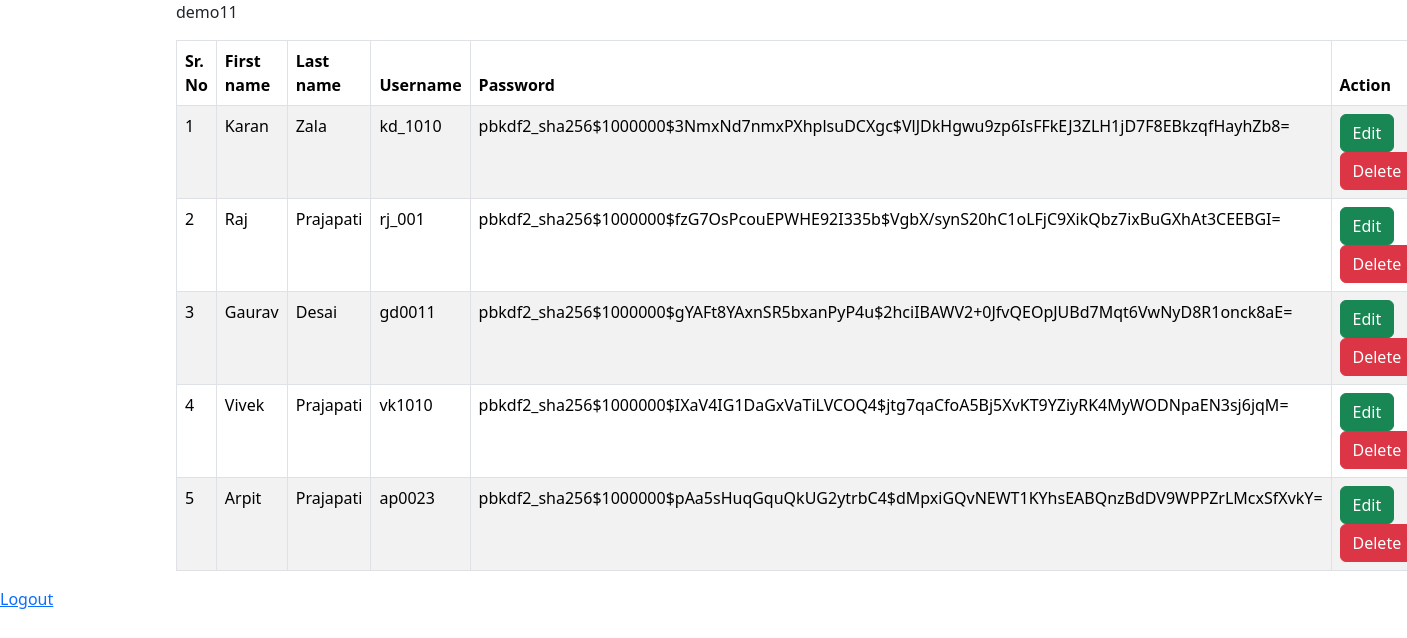
Page /category-show/ (signed in) on the committed database.
### category/models.py (models this page shows)
class Register(models.Model):
    first_name = models.CharField(max_length=200)
    last_name = models.CharField(max_length=200)
    username = models.CharField(max_length=200)
    password = models.CharField(max_length=200)
    created_at = models.DateTimeField(auto_now_add=True)

### category/views.py (the view)
# urls.py: path('category-show/', category_show),
def category_show(request):
    queryset = Register.objects.all()
    context = {'register' : queryset}
    if request.session.get('name'):
        return render(request, 'category_show.html', context)
    else:
        return redirect('/dd/')

### category/templates/category_show.html (shortened to what this page needs)
<!DOCTYPE html>
<html lang="en">
<head>
    <link href="https://cdn.jsdelivr.net/npm/bootstrap@5.3.6/dist/css/bootstrap.min.css" rel="stylesheet">
</head>
<body>
    <div class="main w-75 mx-auto">
        <p>{{request.session.name}}</p>
        <table class="table table-bordered table-striped table-hover">
            <thead>
                <tr>
                    <th>Sr. No</th>
                    <th>First name</th>
                    <th>Last name</th>
                    <th>Username</th>
                    <th>Password</th>
                    <th>Action</th>
                </tr>
            </thead>
            <tbody>
                {% for ctr in register %}
                <tr>
                    <td>{{forloop.counter}}</td>
                    <td>{{ctr.first_name}}</td>
                    <td>{{ctr.last_name}}</td>
                    <td>{{ctr.username}}</td>
                    <td>{{ctr.password}}</td>
                    <td>
                        <a href="{% url 'edit' ctr.id %}" class="btn btn-success">Edit</a>
                        <a href="{% url 'delete' ctr.id %}" class="btn btn-danger">Delete</a>
                    </td>
                </tr>
                {% endfor %}
            </tbody>
        </table>
    </div>
    <a href="/logout">Logout</a>
</body>
</html>

### rows in the picture
Register: first_name "Karan", last_name "Zala", username "kd_1010", password "pbkdf2_sha256$1000000$3NmxNd7nmxPXhplsuDCXgc$VlJDkHgwu9zp6IsFFkEJ3ZLH1jD7F8EBkzqfHayhZb8="
Register: first_name "Raj", last_name "Prajapati", username "rj_001", password "pbkdf2_sha256$1000000$fzG7OsPcouEPWHE92I335b$VgbX/synS20hC1oLFjC9XikQbz7ixBuGXhAt3CEEBGI="
Register: first_name "Gaurav", last_name "Desai", username "gd0011", password "pbkdf2_sha256$1000000$gYAFt8YAxnSR5bxanPyP4u$2hciIBAWV2+0JfvQEOpJUBd7Mqt6VwNyD8R1onck8aE="
Register: first_name "Vivek", last_name "Prajapati", username "vk1010", password "pbkdf2_sha256$1000000$IXaV4IG1DaGxVaTiLVCOQ4$jtg7qaCfoA5Bj5XvKT9YZiyRK4MyWODNpaEN3sj6jqM="
Register: first_name "Arpit", last_name "Prajapati", username "ap0023", password "pbkdf2_sha256$1000000$pAa5sHuqGquQkUG2ytrbC4$dMpxiGQvNEWT1KYhsEABQnzBdDV9WPPZrLMcxSfXvkY="

### other values in the picture
{{ request.session.name }} "demo11"
